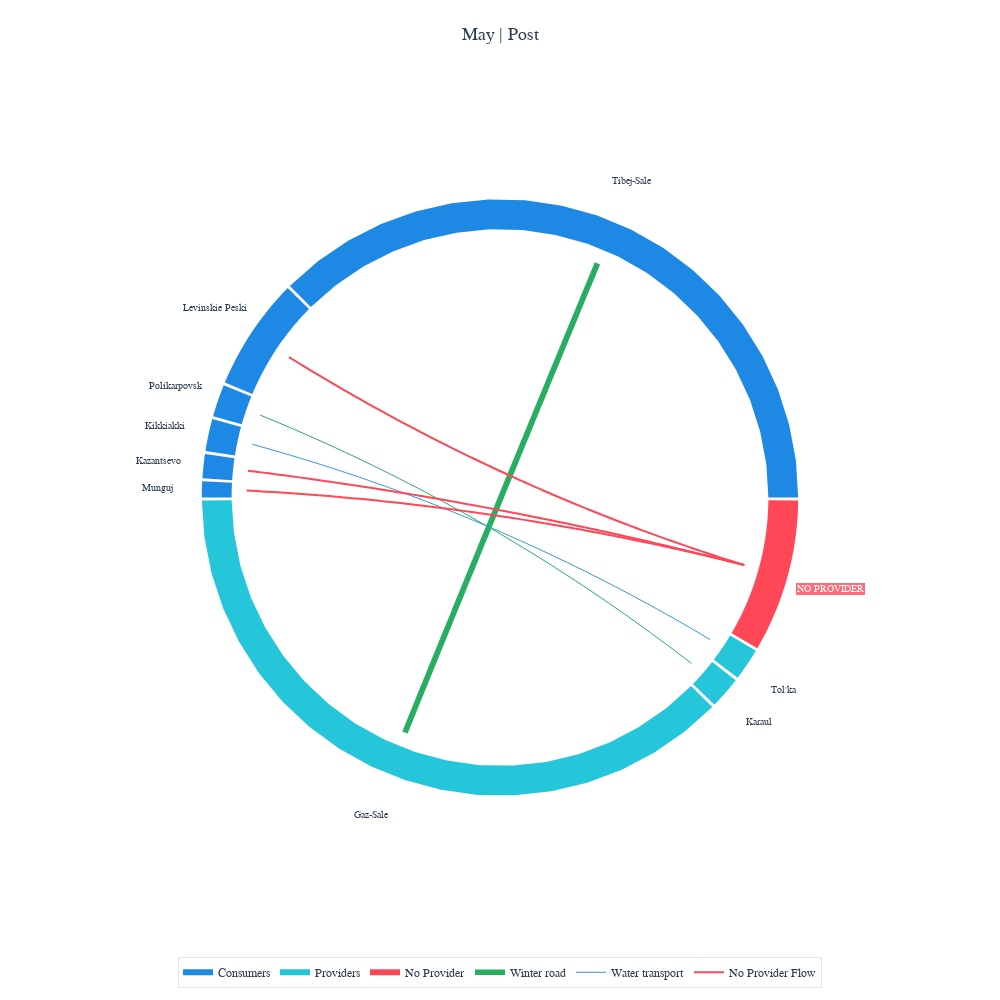
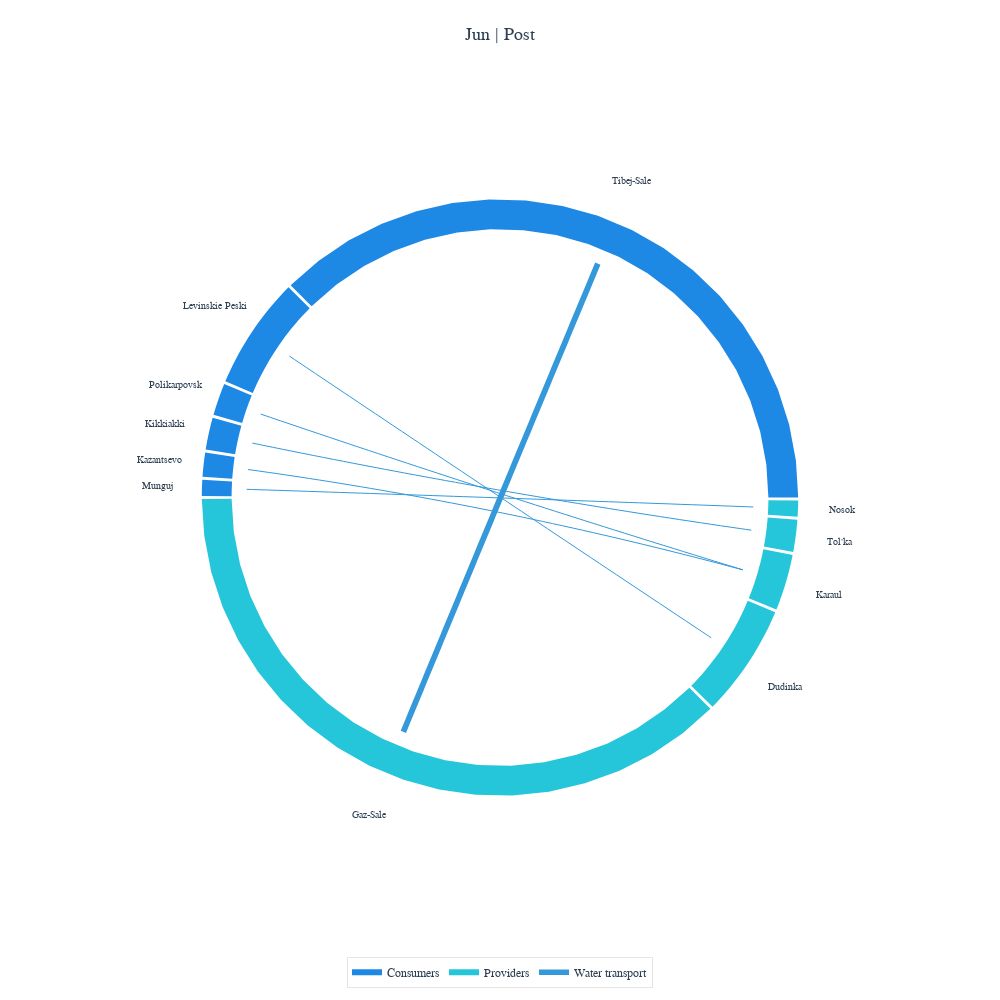
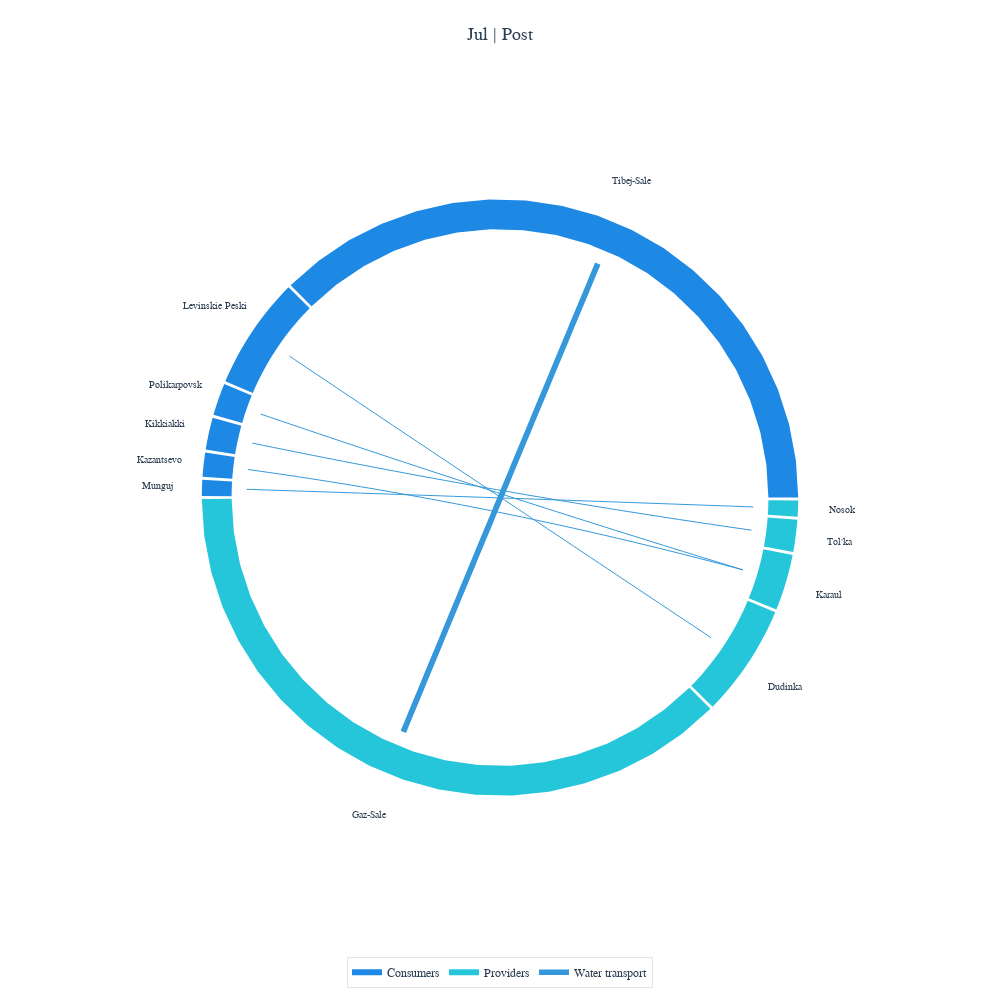
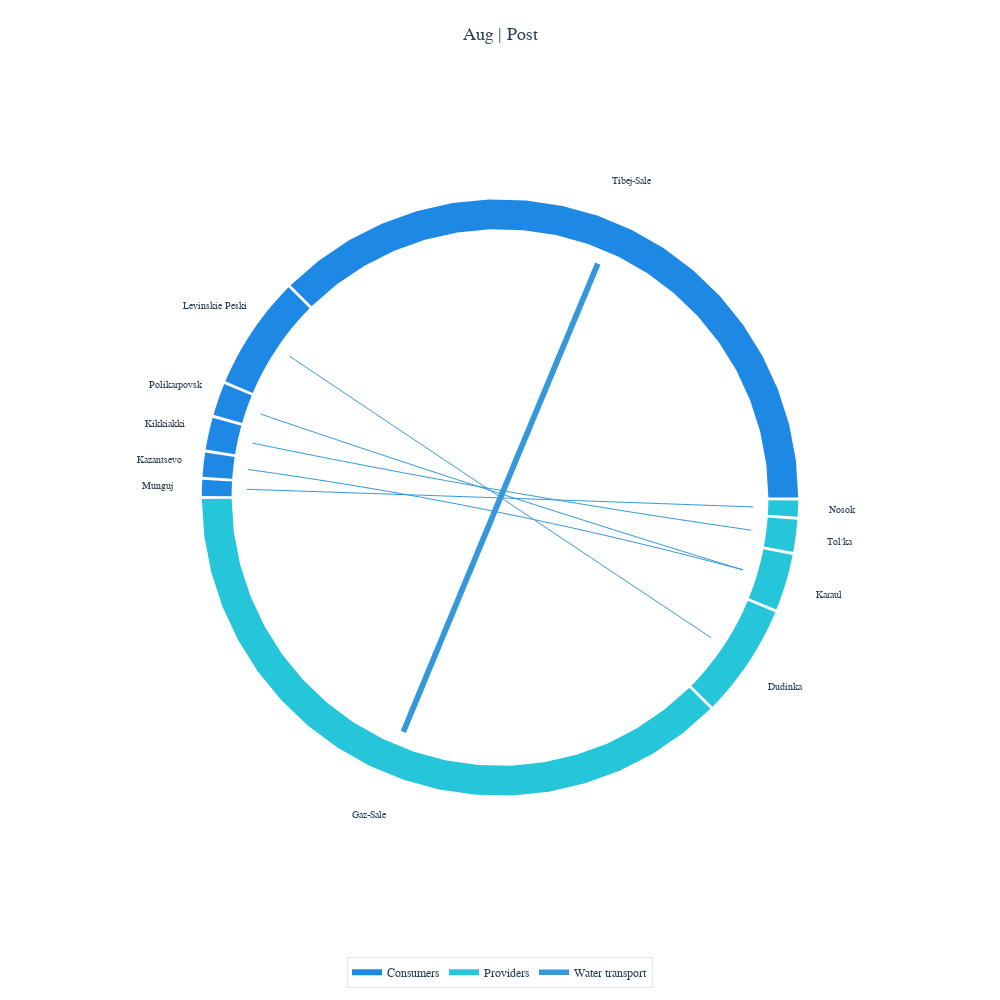

Notebook code for these charts, in order:
### Code cell
from plotter_circular_network_sankey_style import plot_circular_network_sankey_style
from constants import month_order

for service in service_list:
    print(service)
    graphs = all_results[SETTL_NAME][service]["stats"].graphs[month_start:end_month]
    for i, g in enumerate(graphs):
        fig = plot_circular_network_sankey_style(
            g,
            service_name=service,
            month_name=month_order[month_start + i],
        )
        fig.show()
    print("=" * 10)
